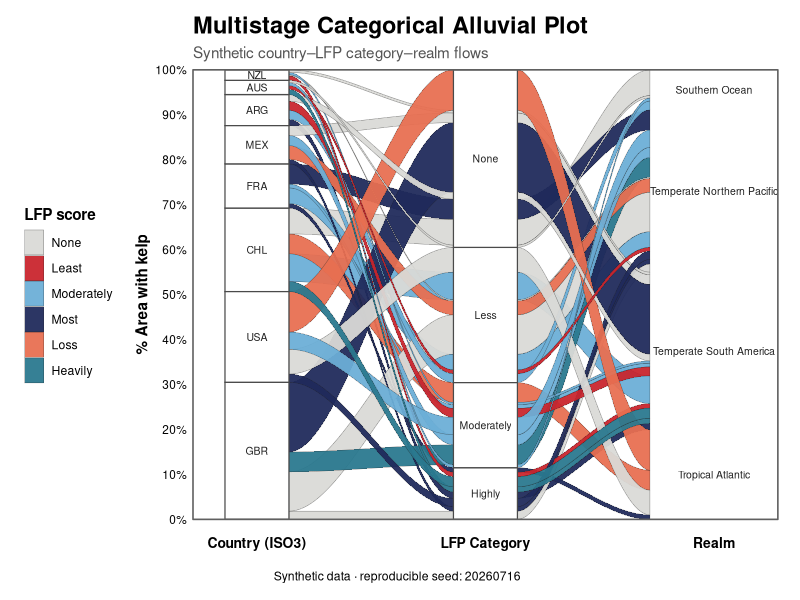
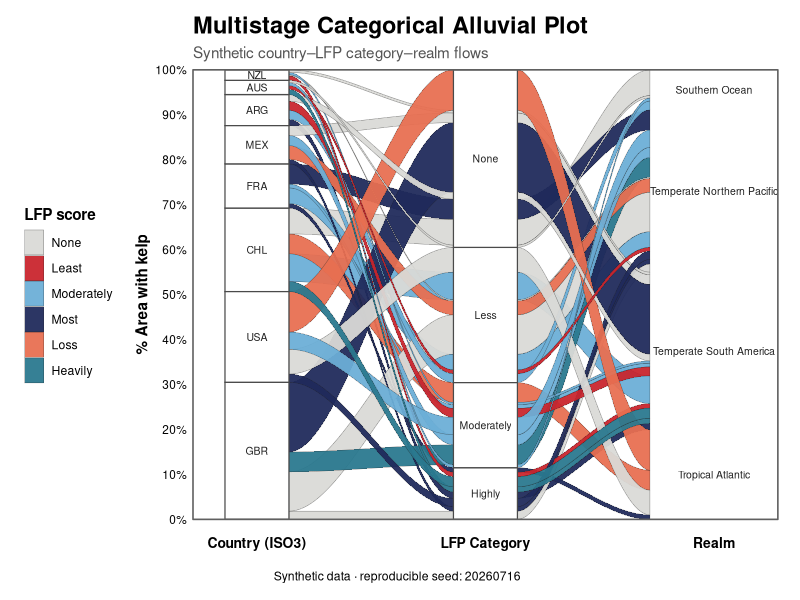

R code for these plots, in order:
## ---- chunk 1
knitr::opts_chunk$set(
  echo = TRUE,
  message = FALSE,
  warning = FALSE,
  fig.align = "center",
  fig.width = 12,
  fig.height = 7,
  dpi = 160
)

library(ggplot2)
library(dplyr)
library(scales)

set.seed(20260716)
## ---- chunk 2
countries <- c("NZL", "AUS", "ARG", "MEX", "FRA", "CHL", "USA", "GBR")
country_probability <- c(0.025, 0.035, 0.060, 0.075, 0.105, 0.180, 0.225, 0.295)

lfp_profiles <- list(
  NZL = c(None = 0.10, Less = 0.16, Moderately = 0.24, Highly = 0.50),
  AUS = c(None = 0.12, Less = 0.20, Moderately = 0.30, Highly = 0.38),
  ARG = c(None = 0.22, Less = 0.29, Moderately = 0.30, Highly = 0.19),
  MEX = c(None = 0.28, Less = 0.35, Moderately = 0.24, Highly = 0.13),
  FRA = c(None = 0.38, Less = 0.34, Moderately = 0.20, Highly = 0.08),
  CHL = c(None = 0.30, Less = 0.31, Moderately = 0.24, Highly = 0.15),
  USA = c(None = 0.43, Less = 0.31, Moderately = 0.18, Highly = 0.08),
  GBR = c(None = 0.51, Less = 0.29, Moderately = 0.14, Highly = 0.06)
)

realm_profiles <- list(
  NZL = c(`Southern Ocean` = 0.53, `Temperate Northern Pacific` = 0.08,
          `Temperate South America` = 0.29, `Tropical Atlantic` = 0.10),
  AUS = c(`Southern Ocean` = 0.42, `Temperate Northern Pacific` = 0.20,
          `Temperate South America` = 0.25, `Tropical Atlantic` = 0.13),
  ARG = c(`Southern Ocean` = 0.21, `Temperate Northern Pacific` = 0.06,
          `Temperate South America` = 0.61, `Tropical Atlantic` = 0.12),
  MEX = c(`Southern Ocean` = 0.03, `Temperate Northern Pacific` = 0.47,
          `Temperate South America` = 0.14, `Tropical Atlantic` = 0.36),
  FRA = c(`Southern Ocean` = 0.08, `Temperate Northern Pacific` = 0.45,
          `Temperate South America` = 0.18, `Tropical Atlantic` = 0.29),
  CHL = c(`Southern Ocean` = 0.18, `Temperate Northern Pacific` = 0.10,
          `Temperate South America` = 0.65, `Tropical Atlantic` = 0.07),
  USA = c(`Southern Ocean` = 0.03, `Temperate Northern Pacific` = 0.63,
          `Temperate South America` = 0.12, `Tropical Atlantic` = 0.22),
  GBR = c(`Southern Ocean` = 0.06, `Temperate Northern Pacific` = 0.42,
          `Temperate South America` = 0.10, `Tropical Atlantic` = 0.42)
)

score_profiles <- list(
  None = c(None = 0.76, Least = 0.11, Moderately = 0.05,
           Most = 0.03, Loss = 0.03, Heavily = 0.02),
  Less = c(None = 0.18, Least = 0.44, Moderately = 0.12,
           Most = 0.06, Loss = 0.14, Heavily = 0.06),
  Moderately = c(None = 0.06, Least = 0.14, Moderately = 0.34,
                 Most = 0.23, Loss = 0.11, Heavily = 0.12),
  Highly = c(None = 0.03, Least = 0.06, Moderately = 0.12,
             Most = 0.34, Loss = 0.15, Heavily = 0.30)
)

draw_from_profile <- function(keys, profiles) {
  vapply(
    keys,
    function(key) sample(names(profiles[[key]]), size = 1, prob = profiles[[key]]),
    character(1)
  )
}

n_observations <- 1200
country <- sample(countries, n_observations, replace = TRUE, prob = country_probability)
lfp_category <- draw_from_profile(country, lfp_profiles)
raw_data <- data.frame(country, lfp_category)

# 每条“国家—类别”路径聚合为一条流带，再为路径模拟区域和评分。
# 最多 8 × 4 = 32 条流带，使主要关系清晰且条带足够粗。
flow_data <- raw_data |>
  count(country, lfp_category, name = "n") |>
  mutate(
    realm = draw_from_profile(country, realm_profiles),
    score = draw_from_profile(lfp_category, score_profiles)
  ) |>
  mutate(
    weight = n / sum(n),
    flow_id = row_number()
  )

write.csv(
  flow_data,
  "synthetic_flow_data.csv",
  row.names = FALSE,
  fileEncoding = "UTF-8"
)

head(flow_data)
## ---- chunk 3
score_levels <- c("None", "Least", "Moderately", "Most", "Loss", "Heavily")

axis_definition <- list(
  list(
    name = "Country (ISO3)", variable = "country", x = 1,
    levels = c("GBR", "USA", "CHL", "FRA", "MEX", "ARG", "AUS", "NZL"),
    tie = c("lfp_category", "realm")
  ),
  list(
    name = "LFP Category", variable = "lfp_category", x = 2,
    levels = c("Highly", "Moderately", "Less", "None"),
    tie = c("realm", "country")
  ),
  list(
    name = "Realm", variable = "realm", x = 3,
    levels = c("Tropical Atlantic", "Temperate South America",
               "Temperate Northern Pacific", "Southern Ocean"),
    tie = c("lfp_category", "country")
  )
)

calculate_axis_positions <- function(data, definition) {
  positioned <- data
  positioned$stratum <- factor(
    positioned[[definition$variable]],
    levels = definition$levels
  )
  positioned$score_order <- factor(positioned$score, levels = score_levels)

  order_columns <- c("stratum", definition$tie, "score_order", "flow_id")
  order_arguments <- lapply(order_columns, function(column) positioned[[column]])
  positioned <- positioned[do.call(order, order_arguments), ]

  stratum_totals <- positioned |>
    group_by(stratum) |>
    summarise(total = sum(weight), .groups = "drop") |>
    arrange(stratum) |>
    mutate(base = cumsum(total) - total)

  positioned |>
    left_join(stratum_totals, by = "stratum") |>
    group_by(stratum) |>
    mutate(
      y_low = base + cumsum(weight) - weight,
      y_high = base + cumsum(weight)
    ) |>
    ungroup() |>
    transmute(
      flow_id,
      axis = definition$name,
      x = definition$x,
      stratum = as.character(stratum),
      y_low,
      y_high
    )
}

axis_positions <- bind_rows(lapply(axis_definition, function(definition) {
  calculate_axis_positions(flow_data, definition)
}))

stratum_boxes <- axis_positions |>
  group_by(axis, x, stratum) |>
  summarise(
    y_min = min(y_low),
    y_max = max(y_high),
    .groups = "drop"
  ) |>
  mutate(
    half_width = case_when(
      x == 3 ~ 0.28,
      TRUE ~ 0.14
    )
  )
## ---- chunk 4
make_ribbon_segment <- function(left_positions, right_positions,
                                left_edge, right_edge, segment_number) {
  joined <- left_positions |>
    select(flow_id, left_low = y_low, left_high = y_high) |>
    inner_join(
      right_positions |>
        select(flow_id, right_low = y_low, right_high = y_high),
      by = "flow_id"
    )

  ribbon_list <- lapply(seq_len(nrow(joined)), function(i) {
    t <- seq(0, 1, length.out = 45)
    eased <- 3 * t^2 - 2 * t^3
    x_values <- left_edge + (right_edge - left_edge) * t
    lower <- joined$left_low[i] + (joined$right_low[i] - joined$left_low[i]) * eased
    upper <- joined$left_high[i] + (joined$right_high[i] - joined$left_high[i]) * eased

    data.frame(
      flow_id = joined$flow_id[i],
      segment = segment_number,
      polygon_id = paste(joined$flow_id[i], segment_number, sep = "-"),
      x = c(x_values, rev(x_values)),
      y = c(lower, rev(upper))
    )
  })

  bind_rows(ribbon_list)
}

axis_1 <- filter(axis_positions, x == 1)
axis_2 <- filter(axis_positions, x == 2)
axis_3 <- filter(axis_positions, x == 3)

ribbons <- bind_rows(
  make_ribbon_segment(axis_1, axis_2, 1.14, 1.86, 1),
  make_ribbon_segment(axis_2, axis_3, 2.14, 2.72, 2)
) |>
  left_join(select(flow_data, flow_id, score), by = "flow_id")

palette_lfp <- c(
  None = "#D9D9D6",
  Least = "#C9252D",
  Moderately = "#6BAED6",
  Most = "#1F2A5A",
  Loss = "#E76F51",
  Heavily = "#2A788E"
)

p <- ggplot() +
  geom_polygon(
    data = ribbons,
    aes(x = x, y = y, group = polygon_id, fill = score),
    colour = alpha("#222222", 0.52),
    linewidth = 0.16,
    alpha = 0.94
  ) +
  geom_rect(
    data = stratum_boxes,
    aes(xmin = x - half_width, xmax = x + half_width, ymin = y_min, ymax = y_max),
    fill = alpha("white", 0.93),
    colour = "#4A4A4A",
    linewidth = 0.42
  ) +
  geom_text(
    data = stratum_boxes,
    aes(x = x, y = (y_min + y_max) / 2, label = stratum),
    size = 2.65,
    lineheight = 0.86,
    colour = "#222222"
  ) +
  scale_fill_manual(
    values = palette_lfp,
    breaks = score_levels,
    name = "LFP score"
  ) +
  scale_y_continuous(
    breaks = seq(0, 1, by = 0.1),
    labels = label_percent(accuracy = 1),
    expand = expansion(mult = c(0, 0))
  ) +
  scale_x_continuous(
    breaks = c(1, 2, 3),
    labels = c("Country (ISO3)", "LFP Category", "Realm"),
    limits = c(0.72, 3.28),
    expand = c(0, 0)
  ) +
  coord_cartesian(ylim = c(0, 1), clip = "off") +
  labs(
    title = "Multistage Categorical Alluvial Plot",
    subtitle = "Synthetic country–LFP category–realm flows",
    y = "% Area with kelp",
    x = NULL,
    caption = "Synthetic data · reproducible seed: 20260716"
  ) +
  theme_minimal(base_size = 11) +
  theme(
    legend.position = "left",
    legend.title = element_text(face = "bold"),
    legend.key.height = grid::unit(6.5, "mm"),
    legend.key.width = grid::unit(5.0, "mm"),
    axis.text.x = element_text(
      colour = "black",
      face = "bold",
      size = 10,
      margin = margin(t = 10)
    ),
    axis.ticks = element_blank(),
    axis.text.y = element_text(colour = "black", size = 8.5),
    axis.title.y = element_text(colour = "black", face = "bold"),
    panel.grid = element_blank(),
    panel.border = element_rect(colour = "#606060", fill = NA, linewidth = 0.55),
    plot.title = element_text(face = "bold", size = 17),
    plot.subtitle = element_text(colour = "#555555"),
    plot.caption = element_text(hjust = 0.5, margin = margin(t = 14)),
    plot.caption.position = "plot",
    plot.margin = margin(12, 16, 12, 12)
  )

p

ggsave(
  filename = "multistage_alluvial.png",
  plot = p,
  width = 12,
  height = 7,
  units = "in",
  dpi = 300,
  bg = "white"
)
